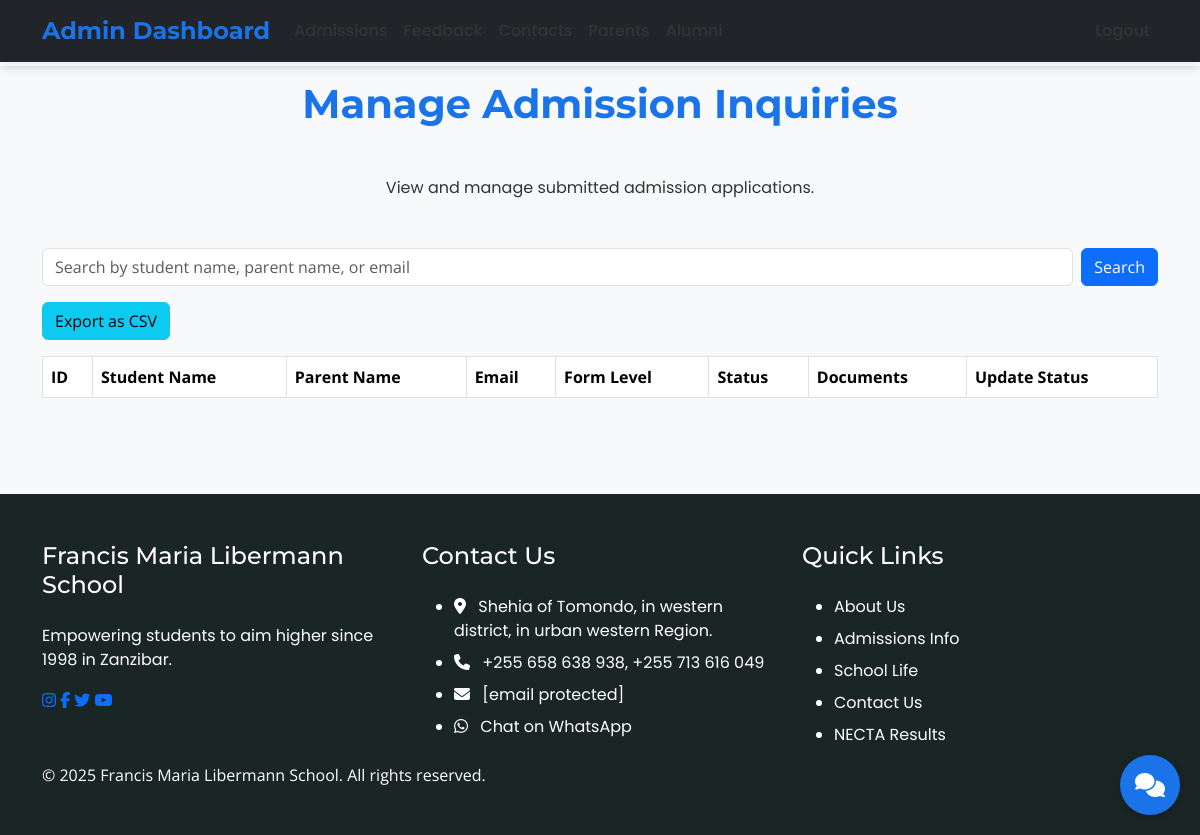
Before: /admin/admissions (signed in) with the older database file.
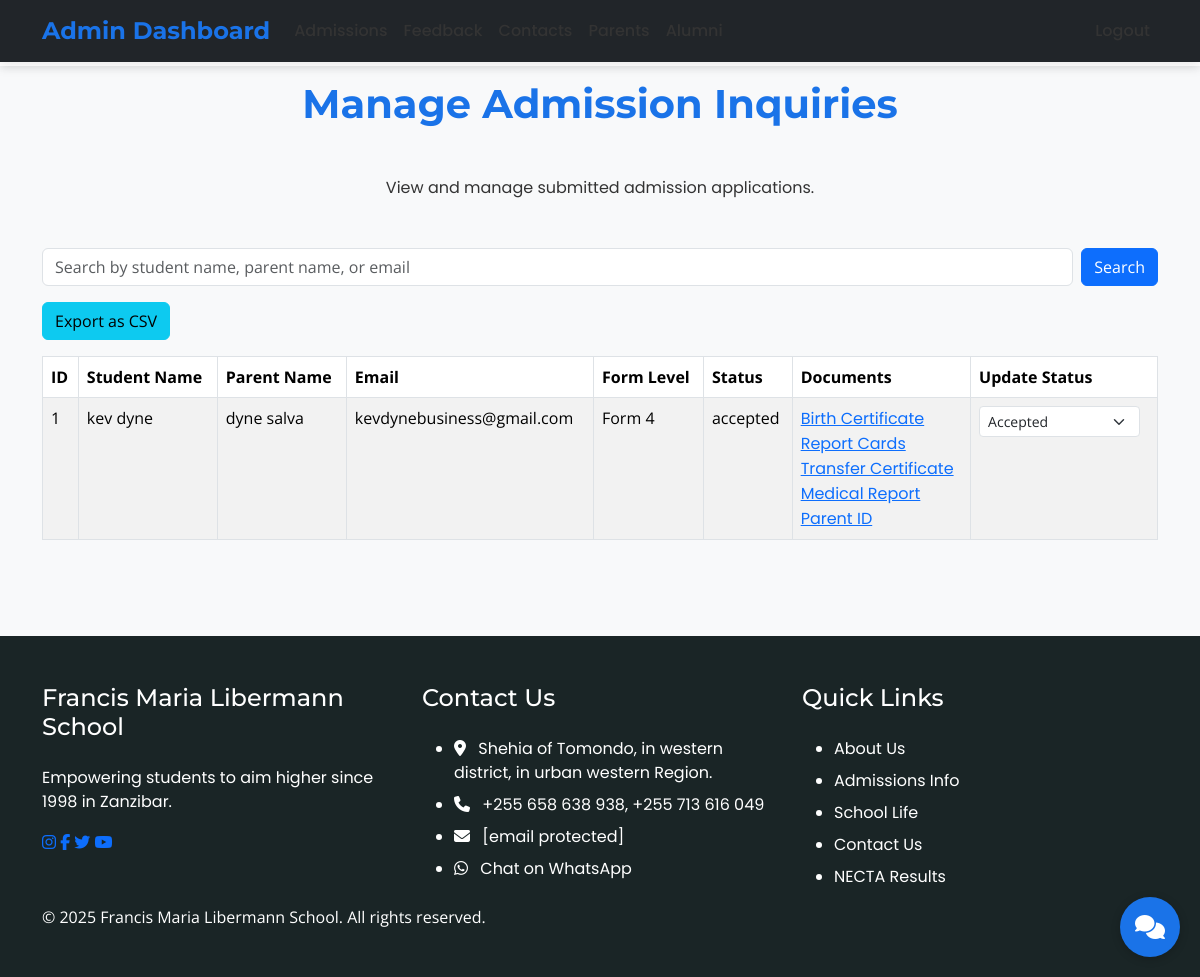
After: the same page with the newer database file.
### app/models.py (models this page shows, shortened)
class AdmissionInquiry(db.Model):
    id = db.Column(db.Integer, primary_key=True)
    student_name = db.Column(db.String(100), nullable=False)
    date_of_birth = db.Column(db.String(10), nullable=False)
    gender = db.Column(db.String(10), nullable=False)
    parent_name = db.Column(db.String(100), nullable=False)
    email = db.Column(db.String(120), nullable=False)
    phone = db.Column(db.String(15), nullable=False)
    form_level = db.Column(db.String(10), nullable=False)
    previous_school = db.Column(db.String(100), nullable=False)
    last_grade = db.Column(db.String(10), nullable=False)
    birth_certificate_path = db.Column(db.String(200))
    report_cards_path = db.Column(db.String(200))
    transfer_certificate_path = db.Column(db.String(200))
    medical_report_path = db.Column(db.String(200))
    parent_id_path = db.Column(db.String(200))
    message = db.Column(db.Text)
    status = db.Column(db.String(20), default='pending_payment')
    created_at = db.Column(db.DateTime, default=datetime.utcnow)

### app/routes.py (the view, shortened to what this page needs)
@main.route('/admin/admissions', methods=['GET', 'POST'])
@login_required
def admin_admissions():
    search_query = request.form.get('search', '') if request.method == 'POST' else ''
    if search_query:
        applications = AdmissionInquiry.query.filter(
            (AdmissionInquiry.student_name.ilike(f'%{search_query}%')) |
            (AdmissionInquiry.parent_name.ilike(f'%{search_query}%')) |
            (AdmissionInquiry.email.ilike(f'%{search_query}%'))
        ).all()
    else:
        applications = AdmissionInquiry.query.all()
    return render_template('admin_admissions.html', applications=applications, search_query=search_query)

### app/templates/admin_admissions.html (shortened to what the changed rows need)
{% extends "base.html" %}
{% block content %}
<section class="section bg-light">
    <div class="container">
        <h2 class="section-title">Manage Admission Inquiries</h2>
        <div class="row">
            <div class="col-md-12">
                <table class="table table-bordered table-striped">
                    <thead>
                        <tr>
                            <th>ID</th>
                            <th>Student Name</th>
                            <th>Parent Name</th>
                            <th>Email</th>
                            <th>Form Level</th>
                            <th>Status</th>
                            <th>Documents</th>
                            <th>Update Status</th>
                        </tr>
                    </thead>
                    <tbody>
                        {% for app in applications %}
                        <tr>
                            <td>{{ app.id }}</td>
                            <td>{{ app.student_name }}</td>
                            <td>{{ app.parent_name }}</td>
                            <td>{{ app.email }}</td>
                            <td>{{ app.form_level }}</td>
                            <td>{{ app.status }}</td>
                            <td>
                                {% if app.birth_certificate_path %}
                                <a href="{{ url_for('main.download_file', filename=app.birth_certificate_path|replace('uploads/', '')) }}">Birth Certificate</a><br>
                                {% endif %}
                                {% if app.report_cards_path %}
                                <a href="{{ url_for('main.download_file', filename=app.report_cards_path|replace('uploads/', '')) }}">Report Cards</a><br>
                                {% endif %}
                                {% if app.transfer_certificate_path %}
                                <a href="{{ url_for('main.download_file', filename=app.transfer_certificate_path|replace('uploads/', '')) }}">Transfer Certificate</a><br>
                                {% endif %}
                                {% if app.medical_report_path %}
                                <a href="{{ url_for('main.download_file', filename=app.medical_report_path|replace('uploads/', '')) }}">Medical Report</a><br>
                                {% endif %}
                                {% if app.parent_id_path %}
                                <a href="{{ url_for('main.download_file', filename=app.parent_id_path|replace('uploads/', '')) }}">Parent ID</a>
                                {% endif %}
                            </td>
                            <td>
                                <form method="POST" style="display:inline;">
                                    <select name="status" class="form-select form-select-sm d-inline" onchange="this.form.submit()" style="width: auto;">
                                        <option value="accepted" {% if app.status == 'accepted' %}selected{% endif %}>Accepted</option>
                                    </select>
                                </form>
                            </td>
                        </tr>
                        {% endfor %}
                    </tbody>
                </table>
            </div>
        </div>
    </div>
</section>
{% endblock %}

Changed rows visible on the page:
added AdmissionInquiry: id "1", student_name "kev dyne", parent_name "dyne salva", email "kevdynebusiness@gmail.com", form_level "Form 4", status "accepted", status "Accepted"
